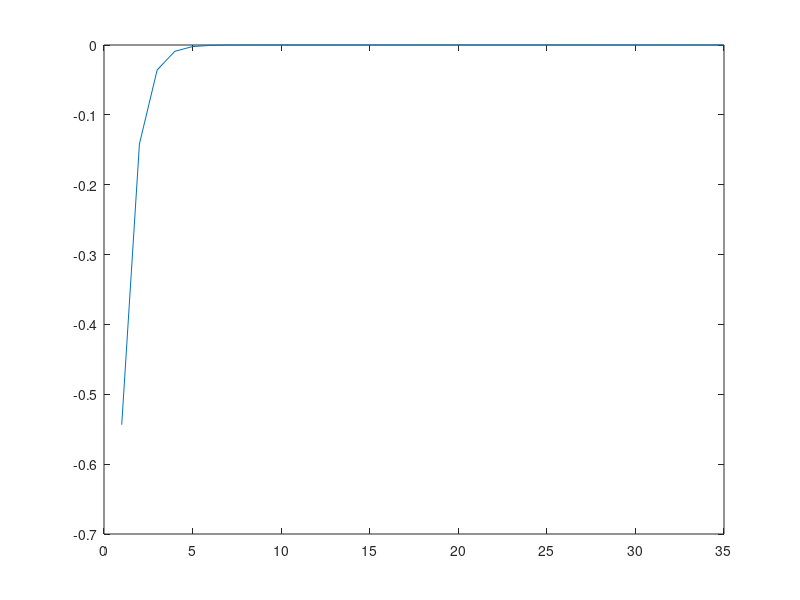

Recreate this plot in MATLAB.
clear;
clc;
s=sqrt(3)/2;
A=3*s; n=6;
z=[n A A-pi s];
while s>1e-10
s = s/(sqrt(2*(1+sqrt(1-s*s)))); % nuevo
% s = sqrt((1-sqrt(1-s*s))/2); anterior
n=2*n;
A=n/2*s;
z=[z; n A A-pi s];
end
m=length(z);
for i=1:m
fprintf('%10.0f %20.15f %20.15f %20.15f\n',z(i,1),z(i,2),z(i,3),z(i,4))
end
plot(z(:,3))
